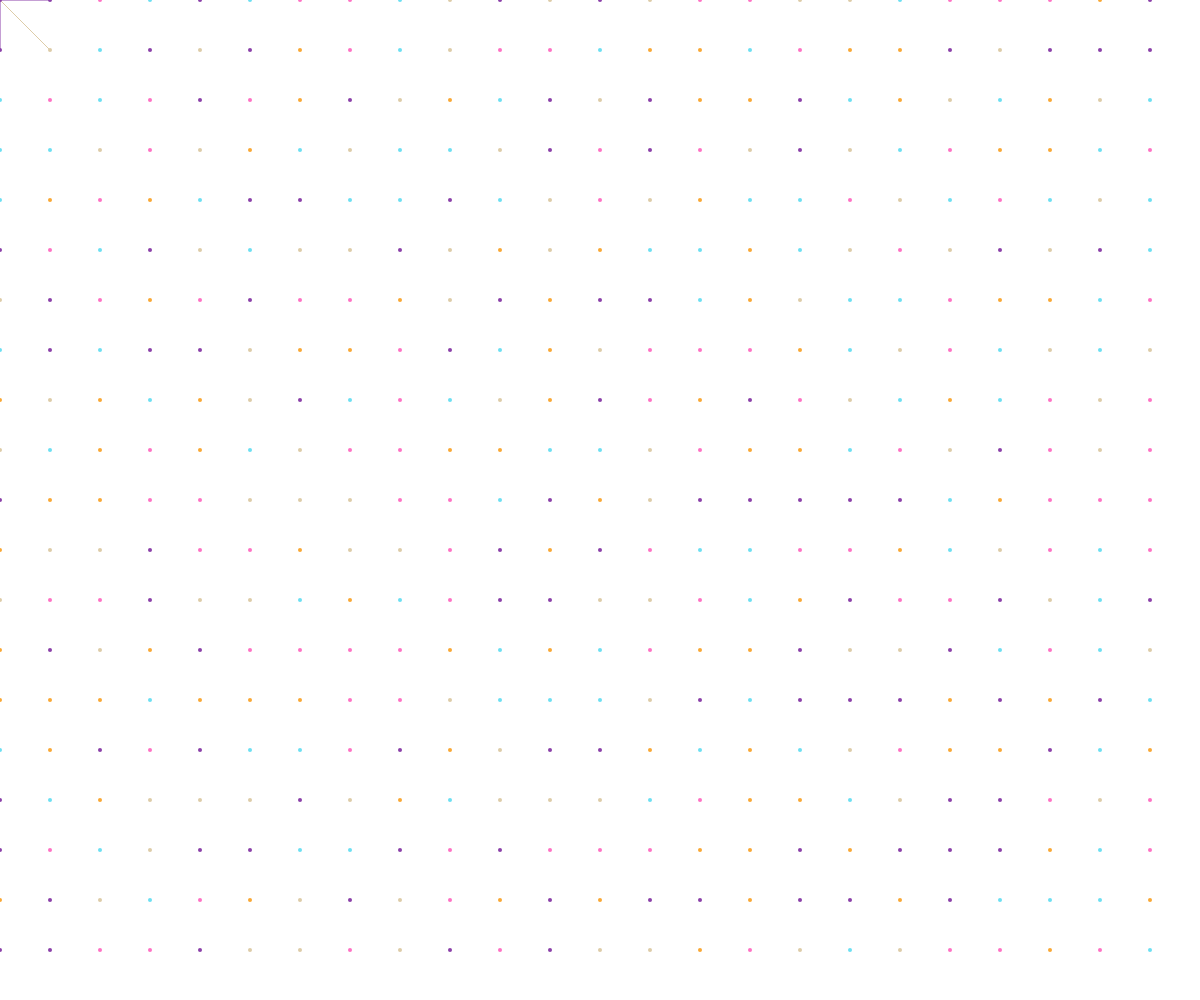
Frame 1 (no input)
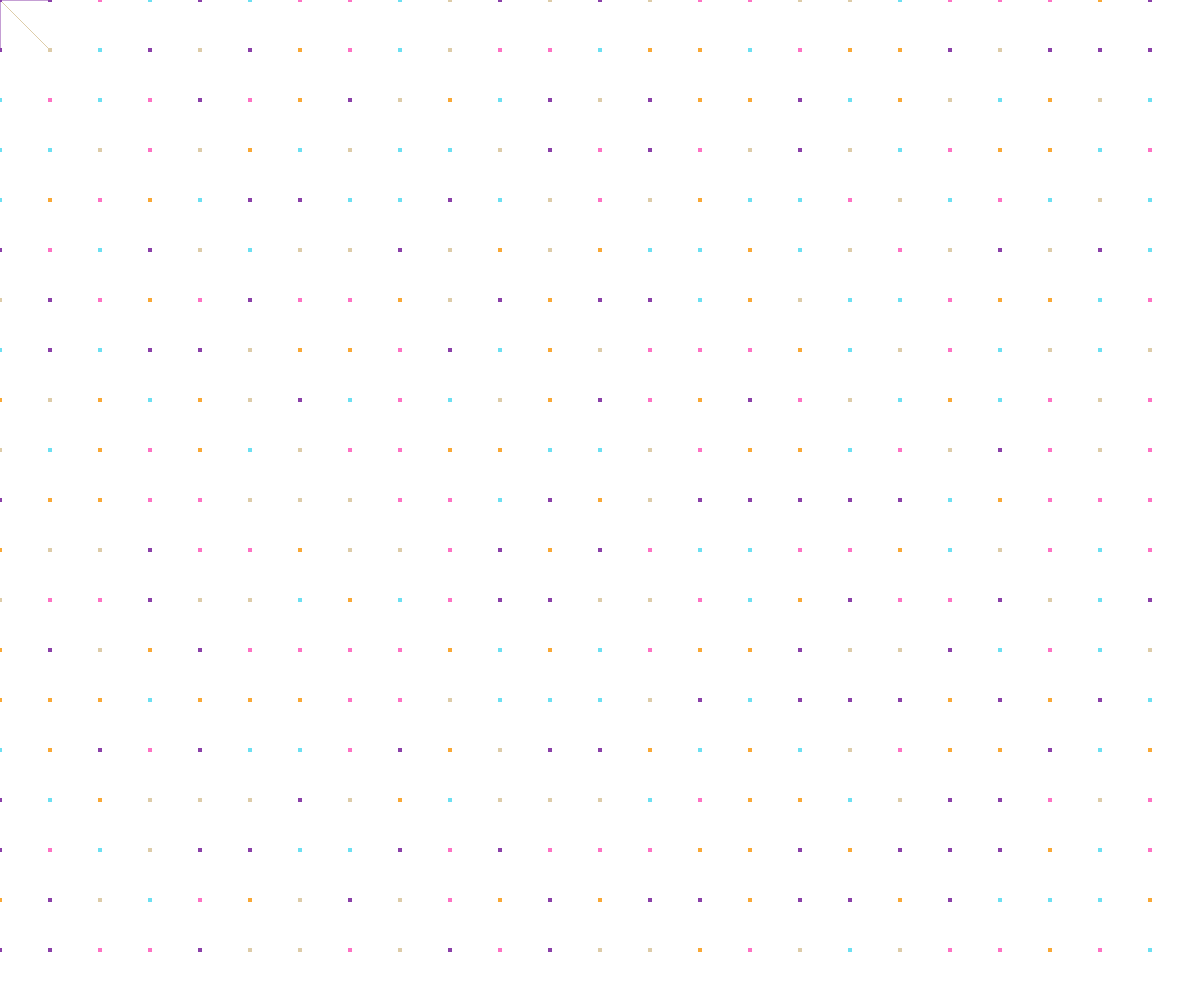
Frame 60 (no input)
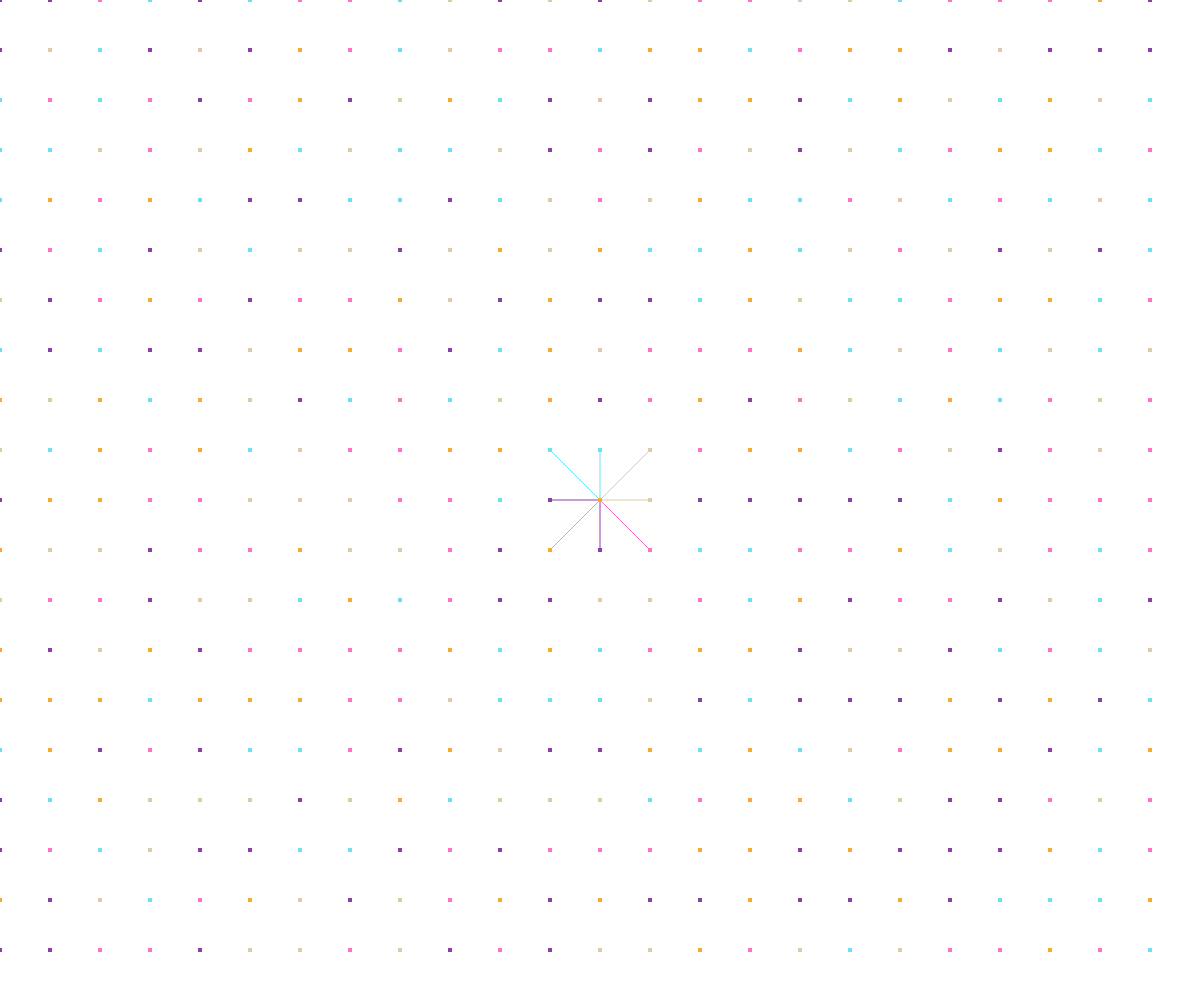
Frame 120 (the mouse pressed at the canvas centre since frame 60)

The p5.js sketch that drew these frames (run headless with seeded random() and noise() and a simulated clock; from frame 60 on, the mouse is pressed at the canvas centre):

// p5.js sketch
// ── sketch.js
var width = window.innerWidth;
var height = window.innerHeight;
var dots = [];

var colours = ['rgba(109,224,242,1)', 'rgba(221,204,168,1)', 'rgba(249,168,54,1)','rgba(255,114,196,1)','rgba(139,64,169,1)'];

function getRandomInt(min, max) {
    return Math.floor(Math.random() * (max - min + 1)) + min;
}

function setup() {
  createCanvas( window.innerWidth , window.innerHeight);
  for (var x = 0; x < width; x += 50){
    for (var y = 0; y < height; y += 50){
      var dotColour = colours[getRandomInt(0,4)];

      dots.push({x,y,dotColour});
      beginShape();
      ellipse(x, y, 4, 4);
      noStroke();
      endShape();
    }
  }
}


function draw() {
  var counter = 0;
  for (var x = 0; x < width; x += 50){
    for (var y = 0; y < height; y += 50){
      beginShape();
      fill( dots[counter].dotColour );
      noStroke();
      ellipse(x, y, 4, 4);
      endShape();
      counter++;
    }
  }
}

setTimeout(function(){
  console.log(dots[20]);
},5000);

document.addEventListener("mousemove", reDraw);

function reDraw(e){
 clear();
 beginShape();

  for (var i=0; i < dots.length; i++ ){
    if ( Math.sqrt((e.pageX-dots[i].x)*(e.pageX-dots[i].x) + (e.pageY-dots[i].y)*(e.pageY-dots[i].y)) < 85 ){
   stroke(dots[i].dotColour); line(dots[i].x,dots[i].y,e.pageX,e.pageY);
    }
  }
  endShape();
}
